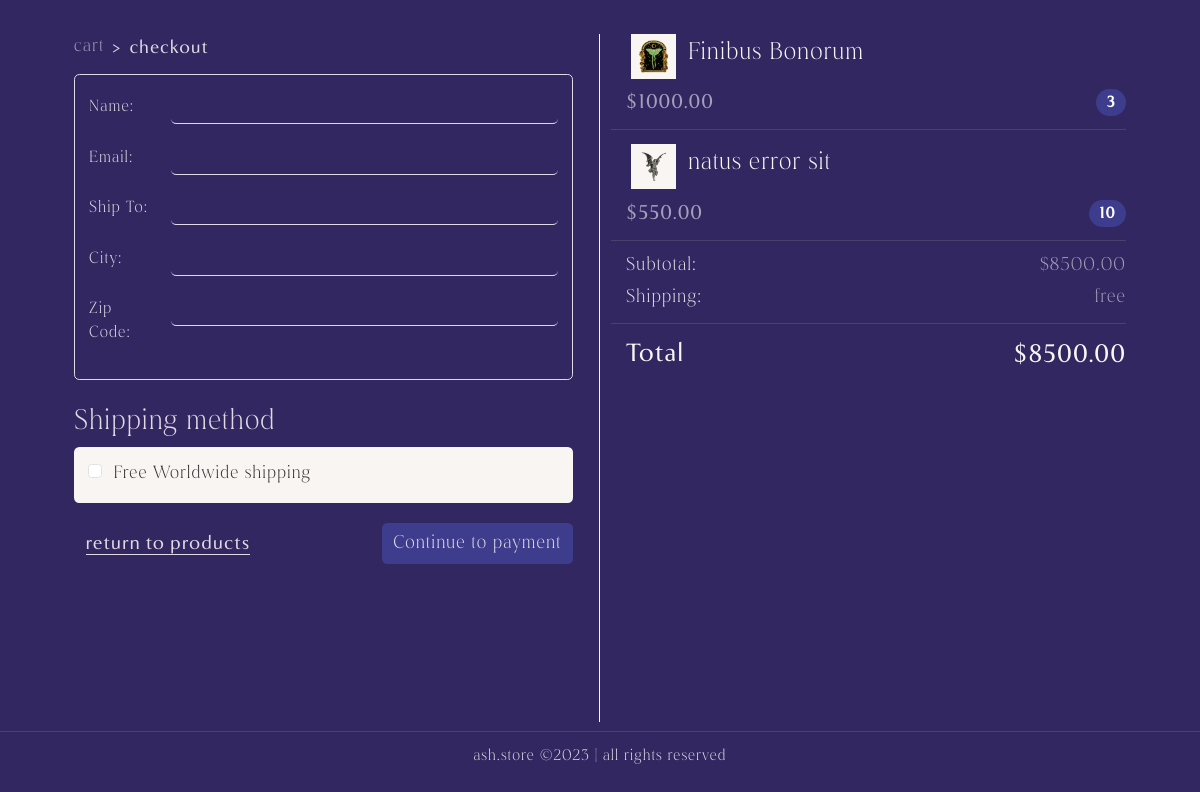
Page /checkout (signed in) on the committed database.
### store/models.py (models this page shows, shortened)
class OrderItem(models.Model):
    product = models.ForeignKey(Product, null=True, on_delete=models.CASCADE)
    order = models.ForeignKey(Order, null=True, on_delete=models.CASCADE)
    quantity = models.IntegerField(default=0, null=True, blank=True)
    date_added = models.DateTimeField(auto_now_add=True)
    id = models.UUIDField(default=uuid.uuid4, primary_key=True, unique=True, editable=False)
    class Meta:
        ordering = ['-date_added']
        indexes = [
        models.Index(fields=['id'])
    ]
    @property
    def get_total(self):
        total = self.quantity * self.product.price
        return total

class Product(models.Model):
    name = models.CharField(max_length=255, unique=True)
    price = models.DecimalField(max_digits=7, decimal_places=2)
    digital = models.BooleanField(default=False, null=True, blank=False)
    image = models.ImageField(null=True, blank=True)
    updated_time_stamp = models.DateTimeField(auto_now=True)
    created_time_stamp = models.DateTimeField(auto_now_add=True)
    id = models.UUIDField(default=uuid.uuid4, primary_key=True, unique=True, editable=False)
    class Meta:
        ordering = ['-updated_time_stamp']
        indexes = [
        models.Index(fields=['id'])
    ]
    @property
    def imageURL(self):
        try:
            url = self.image.url
        except:
            url = ''
        return url

class Order(models.Model):
    customer = models.ForeignKey(Profile, null=True, on_delete=models.CASCADE)
    date_ordered = models.DateTimeField(auto_now=True)
    complete = models.BooleanField(default=False)
    transaction_id = models.CharField(max_length=255, null=True)
    @property
    def get_cart_total(self):
        orderitem = self.orderitem_set.all()
        total = sum([item.get_total for item in orderitem])
        return total
    @property
    def get_cart_items(self):
        orderitem = self.orderitem_set.all()
        total = sum([item.quantity for item in orderitem])
        return total

### store/views.py (the view)
# urls.py: path('checkout', views.checkoutPage, name='checkout'),
@login_required(login_url='login')
def checkoutPage(request):
    if request.user.is_authenticated:
        customer = request.user.profile
        order, created = Order.objects.get_or_create(customer=customer, complete=False)
        items = order.orderitem_set.all()
        cartItems = order.get_cart_items
        usd_price = order.get_cart_total
        exchange_rate = 12  # Replace with the actual exchange rate
        ghs_price = (usd_price * exchange_rate) * 100
        customer_mail = customer.email
        paystack_public_key = config('PAYSTACK_PUBLIC_KEY')
    context = {'items': items, 'order': order,
               'cartItems': cartItems, 'customer_mail': customer_mail,
               'paystack_public_key': paystack_public_key,
               'ghs_price': ghs_price}  # Include the GHS price in the context
    return render(request, 'store/checkout.html', context)

### store/templates/store/checkout.html (shortened to what this page needs)
{% load static %}
<!DOCTYPE html>
<html lang="en" class="js has-scroll-init has-scroll-smooth">
  <head>
    <link rel="stylesheet" href="{% static '/css/bootstrap.min.css' %}" />
    <link rel="stylesheet" href="{% static '/css/checkout.css' %}" />
  </head>
  <body
    id="pageTop"
    class="page-content"
    data-spy="scroll"
    data-target="#mainNav"
  >
    <main>
      <div data-scroll class="page page--layout-2" id="main">
        <div id="hero">
          <div class="container">
            <div class="hero-intro">
              <div class="row">
                <div class="col-md-6 order-md-1 order-2" id="order--details">
                  <nav
                    style="--bs-breadcrumb-divider: '>'"
                    aria-label="breadcrumb"
                  >
                    <ol class="breadcrumb">
                      <li class="breadcrumb-item">
                        <a href="{% url 'cart' %}">cart</a>
                      </li>
                      <li class="breadcrumb-item active" aria-current="page">
                        checkout
                      </li>
                    </ol>
                  </nav>
                  <form id="form">
                    <div class="card" id="order--card">
                      <div class="card-body">
                        <div class="row mb-3">
                          <label
                            for="inputFullName"
                            class="col-sm-2 col-form-label"
                            >Name:</label
                          >
                          <div class="col-sm-10">
                            <input
                              type="text"
                              class="form-control"
                              name="name"
                              id="inputFullName"
                            />
                          </div>
                        </div>
                        <div class="row mb-3">
                          <label
                            for="inputEmail"
                            class="col-sm-2 col-form-label"
                            >Email:</label
                          >
                          <div class="col-sm-10">
                            <input
                              type="email"
                              name="email"
                              class="form-control"
                              id="inputEmail"
                            />
                          </div>
                        </div>
                        <div class="row mb-3">
                          <label
                            for="inputAddress"
                            class="col-sm-2 col-form-label"
                            >Ship To:</label
                          >
                          <div class="col-sm-10">
                            <input
                              type="text"
                              name="address"
                              class="form-control"
                              id="inputAddress"
                            />
                          </div>
                        </div>
                        <div class="row mb-3">
                          <label for="inputCity" class="col-sm-2 col-form-label"
                            >City:</label
                          >
                          <div class="col-sm-10">
                            <input
                              type="text"
                              name="city"
                              class="form-control"
                              id="inputCity"
                            />
                          </div>
                        </div>
                        <div class="row mb-3">
                          <label
                            for="inputZipCode"
                            class="col-sm-2 col-form-label"
                            >Zip Code:</label
                          >
                          <div class="col-sm-10">
                            <input
                              type="number"
                              name="zipcode"
                              class="form-control"
                              id="inputZipCode"
                            />
                          </div>
                        </div>
                      </div>
                    </div>
                    <div id="shipping--method">
                      <h6>Shipping method</h6>
                      <div class="card">
                        <div class="card-body">
                          <div class="form-check">
                            <input
                              class="form-check-input"
                              type="checkbox"
                              value=""
                              id="flexCheckIndeterminate"
                            />
                            <label
                              class="form-check-label"
                              for="flexCheckIndeterminate"
                            >
                              Free Worldwide shipping
                            </label>
                          </div>
                        </div>
                      </div>
                    </div>
                    <a href="{% url 'products' %}" class="btn">
                      <span>return to products</span>
                    </a>
                    <input
                      type="submit"
                      id="make--payment"
                      name="checkoutBtn"
                      class="btn checkout--btn"
                      value="Continue to payment"
                      onclick="payWithPaystack()"
                    />
                  </form>
                </div>
                <div class="col-md-6 order-md-2 order-1" id="order--products">
                  {% for item in items %}
                  <div id="product--info">
                    <h3>
                      <img
                        src="{{item.product.imageURL}}"
                        id="product--img"
                        class="img-fluid"
                        alt="product--img"
                      />
                      {{item.product.name}}
                    </h3>
                  </div>
                  <div id="info">
                    <h6>
                      ${{item.product.price|floatformat:2}}
                      <span class="badge">{{item.quantity}}</span>
                    </h6>
                  </div>
                  <hr />
                  {% endfor%}
                  <h4>
                    Subtotal:
                    <span>${{order.get_cart_total|floatformat:2}}</span>
                  </h4>
                  <h4>Shipping: <span>free</span></h4>
                  <hr />
                  <h5>
                    Total
                    <span>${{order.get_cart_total|floatformat:2}}</span>
                  </h5>
                </div>
              </div>
            </div>
          </div>
        </div>
        <footer>
          <hr />
          <p>ash.store ©2023 | all rights reserved</p>
        </footer>
      </div>
    </main>
  </body>
</html>

### rows in the picture
OrderItem: product.imageURL (picture), product.name "Finibus Bonorum", product.price "1000.00", quantity "3"
OrderItem: product.imageURL (picture), product.name "natus error sit", product.price "550.00", quantity "10"
Order: get_cart_total "8500.00"
